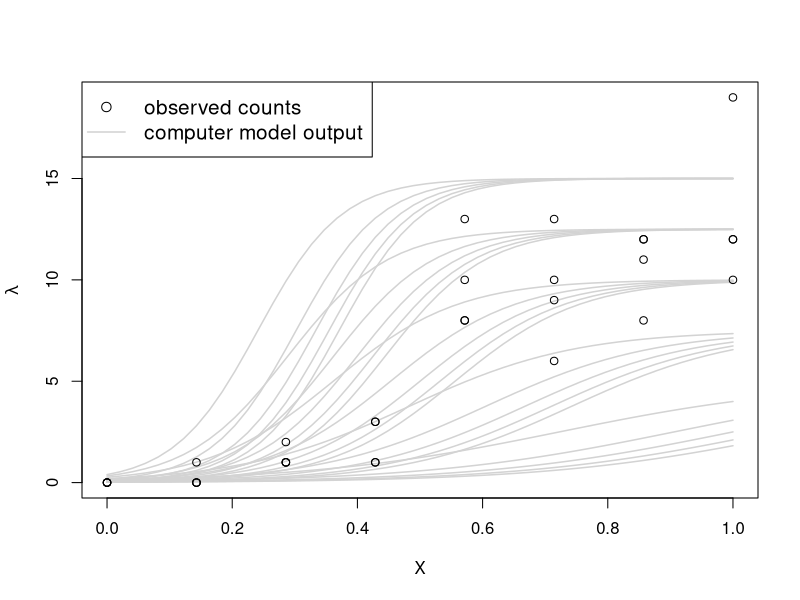

This figure's R source: (Note: this script raises an error after producing the figure.)
#################

#################

f <- function(x, mu, nu) {
  if (is.null(nrow(x))) {
    x <- matrix(x, ncol=1)
  }
  mu*exp(mu*x-5)/(nu+exp(mu*x-5))
}

true_mu <- 10
true_nu <- 1
nf <- 8
nm <- 50
repsf <- 4

xf <- rep(seq(0, 1, length=nf), repsf)
lam <- f(x=xf, mu=true_mu, nu=true_nu)
yf <- rpois(lam, lam)

xm <- seq(0, 1, length=nm)
lam_m <- f(x=xm, mu=true_mu, nu=true_nu)
mus <- seq(5, 15, length=5)
nus <- seq(0.25, 1.75, length=5)
calib_params <- as.matrix(expand.grid(mus, nus))
colnames(calib_params) <- c("mu", "nu")

ym <- matrix(NA, ncol=nrow(calib_params), nrow=length(xm))
for (i in 1:nrow(calib_params)) {
  mu <- calib_params[i,1]
  nu <- calib_params[i,2]
  ym[,i] <- f(x=xm, mu=mu, nu=nu)
}

ylims <- range(yf, ym)
par(mfrow=c(1,1), mar=c(5.1, 4.1, 0.2, 0.2))
pdf("logit1_examp.pdf", width=5, height=5)
matplot(x=xm, y=ym, type="l", col="lightgrey", lty=1, lwd=1.5, xlab="X",
  ylab=expression(lambda), ylim=ylims)
points(x=as.vector(t(xf)), y=yf)
legend("topleft", c("observed counts", "computer model output"),
  col=c(1, "lightgrey"), pch=c(1, NA), lty=c(NA, 1), lwd=c(1, 1.5), cex=1.25)
dev.off()

nmcmcs <- 10000
u <- uprops <- matrix(data=NA, nrow=nmcmcs, ncol=ncol(calib_params))

colnames(u) <- colnames(uprops) <- colnames(calib_params)
lls <- rep(NA, nmcmcs)
umins <- umaxs <- uranges <- rep(NA, ncol(calib_params))

for (i in 1:ncol(calib_params)) {
  umins[i] <- min(calib_params[,i])
  umaxs[i] <- max(calib_params[,i])
  uranges[i] <- diff(range(calib_params[,i]))
  calib_params[,i] <- (calib_params[,i] - umins[i])/uranges[i]
}

## initialize chains
u[1,] <- uprops[1,] <- c(0.5, 0.5)

XX <- matrix(xf, ncol=1)

pmin <- apply(calib_params, 2, min)
pmax <- apply(calib_params, 2, max)
lhat_curr <- f(x=XX, mu=u[1,1]*uranges[1]+umins[1], nu=u[1,2]*uranges[2]+umins[2])
lls[1] <- sum(yf*log(lhat_curr) - lhat_curr)

accept <- 1
lmhs <- rep(NA, nmcmcs)
for (t in 2:nmcmcs) {

  ###########################################################################
  ## SAMPLE CALIBRATION PARAMETERS U
  ### Propose u_prime and calculate proposal ratio
  up <- propose_u(curr=u[t-1,], method="tmvnorm", pmin=pmin, pmax=pmax,
    pcovar=matrix(c(0.15, 0, 0, 0.15), byrow=TRUE, ncol=2))
  uprops[t,] <- up$prop
  ## Evaluate simulator at u_prime
  lhatp <- f(x=XX, mu=uprops[t,1]*uranges[1]+umins[1], nu=uprops[t,2]*uranges[2]+umins[2])

  ### Calculate proposed likelihood
  llp <- sum(yf*log(lhatp) - lhatp)
  ### Calculate prior on u (calibration parameters)
  lpp <- dbeta(up$prop[1], shape1=1.1, shape2=1.1, log=TRUE) +
   dbeta(up$prop[2], shape1=1.1, shape2=1.1, log=TRUE)
  lp_curr <- dbeta(u[t-1,1], shape1=1.1, shape2=1.1, log=TRUE) +
   dbeta(u[t-1,2], shape1=1.1, shape2=1.1, log=TRUE)
  ### Calculate Metropolis-Hastings ratio
  ### { L(xp|Y)*p(xp)*g(xt|xp) } / { L(xt|Y)*p(xt)*g(xp|xt) }
  lmh <- llp - lls[t-1] + lpp - lp_curr + up$pr
  lmhs[t] <- lmh

  ## accept or reject
  if (lmh > log(runif(n=1))) {
    u[t,] <- up$prop
    lls[t] <- llp
    lhat_curr <- lhatp
    accept <- accept + 1
  } else {
    u[t,] <- u[t-1,]
    lls[t] <- lls[t-1]
  }
  if (t %% 100 == 0) {
    print(paste("Finished iteration", t))
  }
}

## Visualize this:
plot(x=xm, y=f(xm, u[t-1,1]*uranges[1]+umins[1], u[t-1,2]*uranges[2]+umins[2]),
 type="l", lwd=2, xlab="X", ylab="lambda", ylim=ylims)
lines(x=xf[1:8], y=lhat_curr[1:8], col=2, lwd=2, lty=2)
points(x=xf, y=yf)
lines(x=XX[1:8], y=lhatp[1:8], col=3, lwd=2, lty=3)
# lines(x=xm, y=f(xm, uprops[t,1]*uranges[1]+umins[1],
 # uprops[t,2]*uranges[2]+umins[2]), col=3, lty=3, lwd=2)
lines(x=xm, y=lam_m, col=4, lty=4, lwd=2)
legend("topleft", c("current u at model X", "current u at field X",
  "proposed u at field X", "true lambda", "field obs"),
  col=c(1:4, 1), lty=c(1:4, NA), lwd=2, pch=c(rep(NA, 4), 1))

par(mfrow=c(1,3))
plot(x=xm, y=f(xm, u[t-1,1]*uranges[1]+umins[1], u[t-1,2]*uranges[2]+umins[2]),
   type="n", lwd=2, xlab="X", ylab="lambda", ylim=ylims)
matplot(x=xm, y=draws, type="l", col="lightgrey", add=TRUE, lty=1)
matplot(x=XX[1:8,1], y=fdraws, col="lightpink", add=TRUE, pch=1)
points(x=as.vector(t(xf)), y=yf)
lines(x=xm, y=lam_m, col=4, lty=4, lwd=2)
lines(x=xm, y=apply(draws, 1, mean), col=1, lty=1, lwd=3)
legend("topleft", c("truth", "posterior draws at model X", "posterior draws at field X", "observed counts"), col=c(4, "lightgrey", "lightpink", 1), lty=c(4, 1, NA, NA), pch=c(NA, NA, 1, 1), cex=1.5, bg="white")
plot(x=1:900, y=u[seq(1001, 10000, by=10),1]*uranges[1]+umins[1], type="l", xlab="iteration", ylab="mu")
abline(h=true_mu, col=4, lty=4, lwd=2)
abline(h=mean(u[seq(1001, 10000, by=10),1]*uranges[1]+umins[1]), col=3, lwd=2)
abline(h=quantile(u[seq(1001, 10000, by=10),1]*uranges[1]+umins[1], prob=0.025), col=3, lty=3, lwd=2)
abline(h=quantile(u[seq(1001, 10000, by=10),1]*uranges[1]+umins[1], prob=0.975), col=3, lty=3, lwd=2)
plot(x=1:900, y=u[seq(1001, 10000, by=10),2]*uranges[2]+umins[2], type="l", xlab="iteration", ylab="nu")
abline(h=true_nu, col=4, lty=4, lwd=2)
abline(h=mean(u[seq(1001, 10000, by=10),2]*uranges[2]+umins[2]), col=3, lwd=2)
abline(h=quantile(u[seq(1001, 10000, by=10),2]*uranges[2]+umins[2], prob=0.025), col=3, lty=3, lwd=2)
abline(h=quantile(u[seq(1001, 10000, by=10),2]*uranges[2]+umins[2], prob=0.975), col=3, lty=3, lwd=2)
